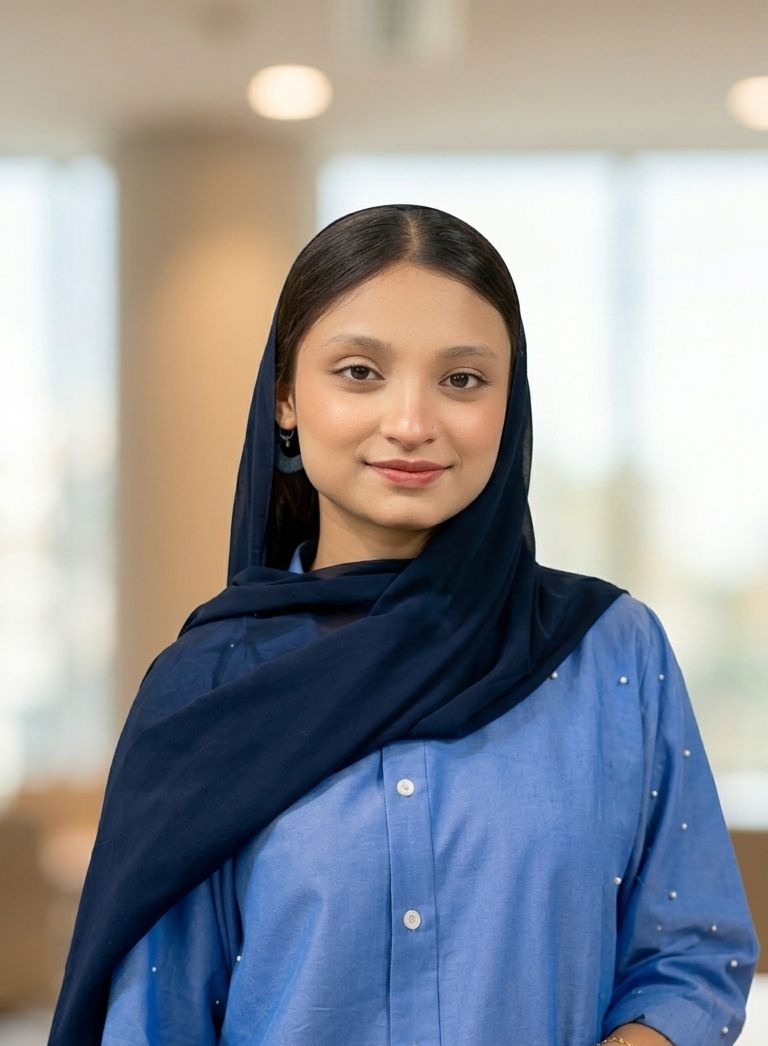
#> input picture assets/reference/profile-photo.jpg, 768 x 1046 px
$ python cut_mask.py ../profile-photo.jpg ../profile-reference-2.jpg
#> lines starting #> are read from the running program, lines starting #| are printed output that depends on the picture; after the words box and inside, x2 and y2 are one past the last pixel; in counts of white or black regions, pixels touching at a corner belong together
import cv2,numpy as np,sys
src,out=sys.argv[1],sys.argv[2]
im=cv2.imread(src); h,w=im.shape[:2]
#> further down, im is the input picture: shape (1046, 768, 3); mean B, G, R 151.5, 146, 144.1
#> after `h, w = im.shape[:2]`: h = 1046; w = 768
mask=np.full((h,w),cv2.GC_PR_BGD,np.uint8)
# probable foreground: a figure shape - head/hijab ellipse + shoulders trapezoid
fg=np.zeros((h,w),np.uint8)
cv2.ellipse(fg,(400,420),(150,240),0,0,360,255,-1)          # head + hijab
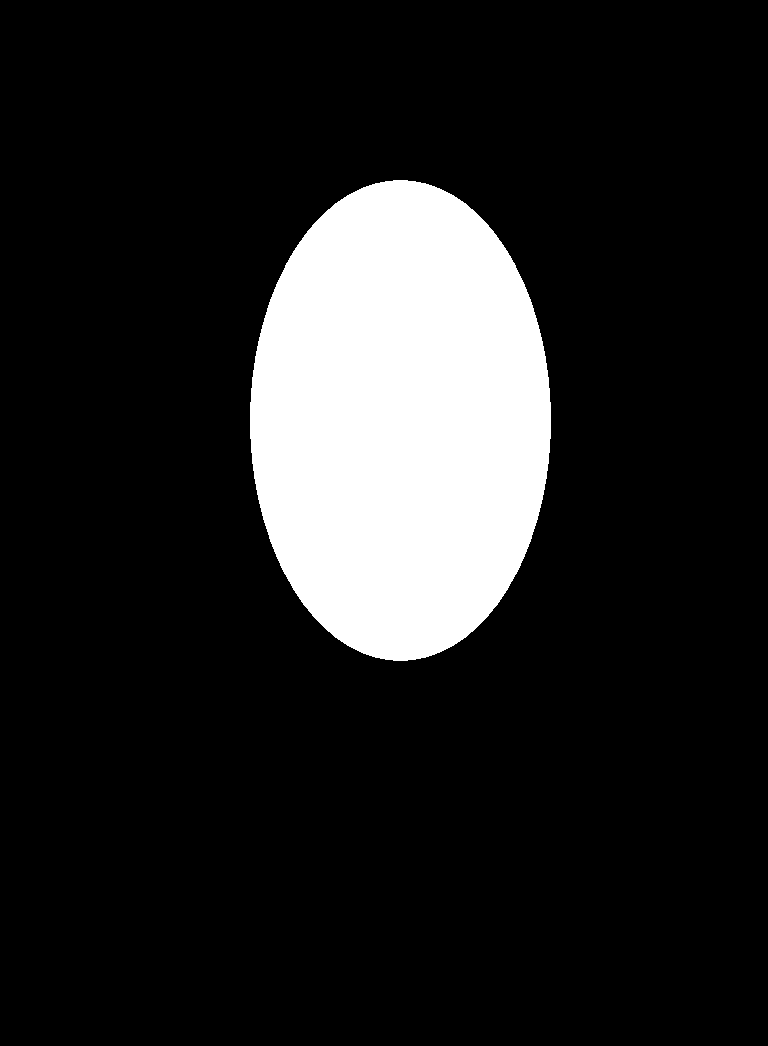
#> fg: shape (1046, 768); 14.1% white; 1 white region, box (x1, y1, x2, y2) and area: (250, 180, 551, 661) 113617
poly=np.array([[230,560],[620,590],[768,1000],[768,1046],[40,1046],[60,980]],np.int32)
cv2.fillPoly(fg,[poly],255)
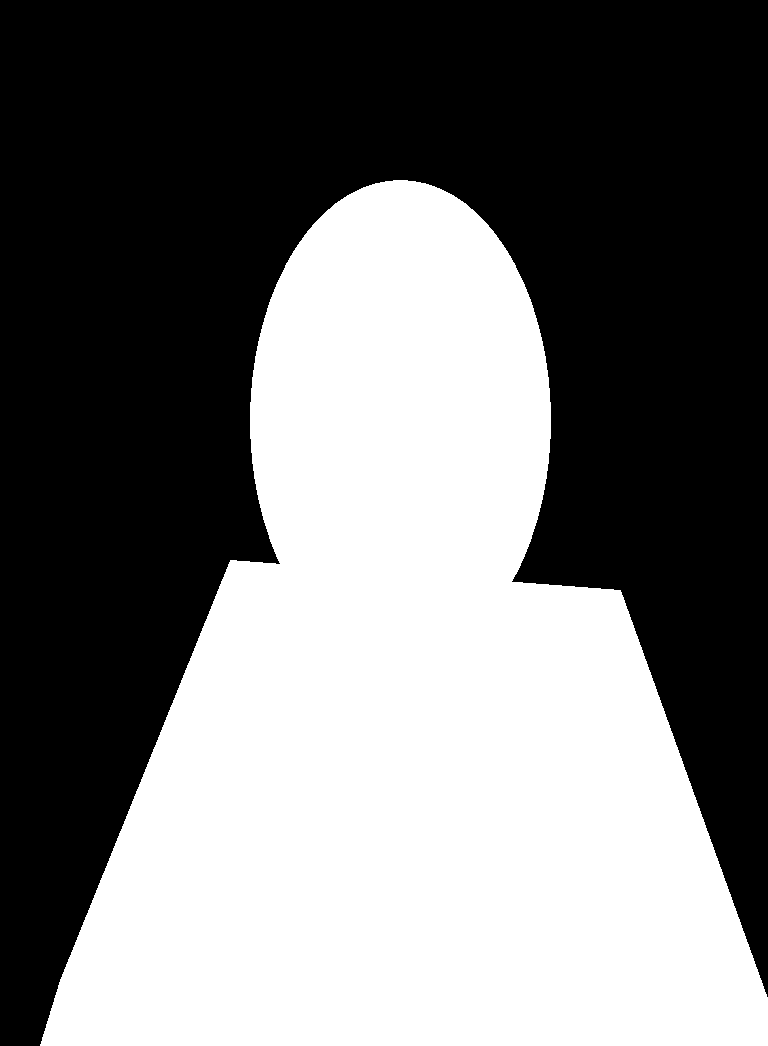
#> fg: shape (1046, 768); 45.8% white; 1 white region, box (x1, y1, x2, y2) and area: (40, 180, 768, 1046) 367996
mask[fg>0]=cv2.GC_PR_FGD
# sure foreground core
core=np.zeros((h,w),np.uint8)
cv2.ellipse(core,(400,430),(90,170),0,0,360,255,-1)
#> core: shape (1046, 768); 6% white; 1 white region, box (x1, y1, x2, y2) and area: (310, 260, 491, 601) 48399
cv2.fillPoly(core,[np.array([[300,700],[560,700],[620,1046],[200,1046]],np.int32)],255)
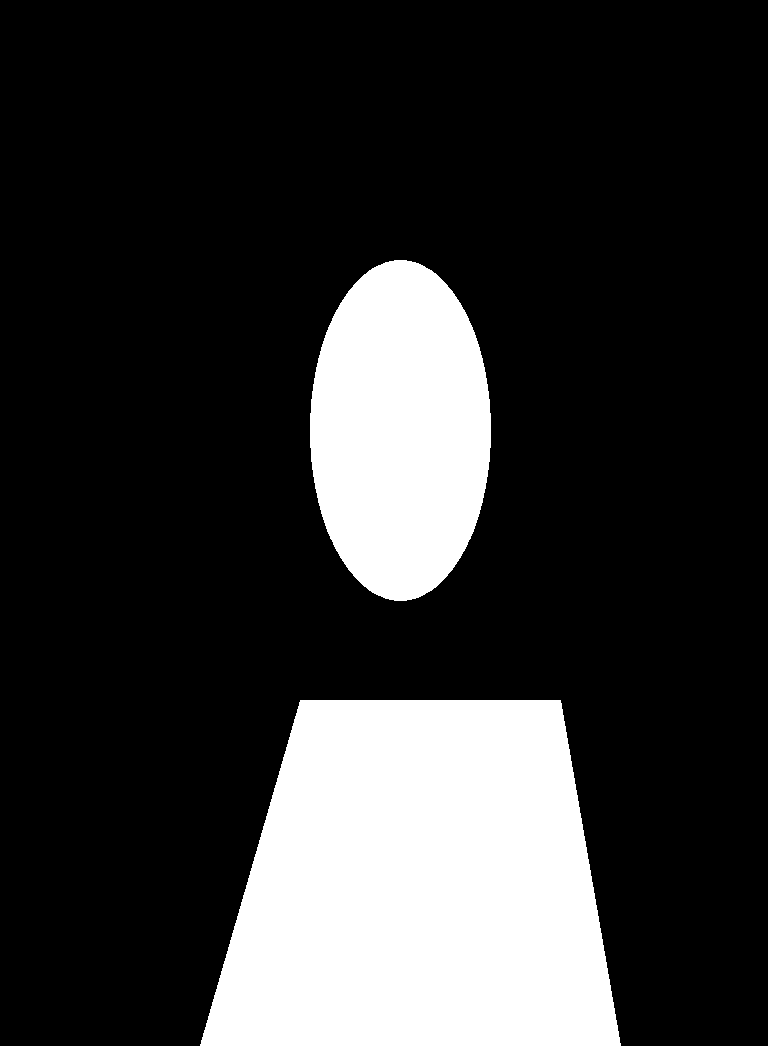
#> core: shape (1046, 768); 20.7% white; 2 white regions, box (x1, y1, x2, y2) and area: (200, 700, 621, 1046) 117986, (310, 260, 491, 601) 48399
mask[core>0]=cv2.GC_FGD
# sure background: left/right edges and top
mask[:, :60]=cv2.GC_BGD; mask[:, 740:]=cv2.GC_BGD; mask[:150,:]=cv2.GC_BGD
mask[:700,:120]=cv2.GC_BGD; mask[:560,620:]=cv2.GC_BGD
bg=np.zeros((1,65),np.float64); fgm=np.zeros((1,65),np.float64)
cv2.grabCut(im,mask,None,bg,fgm,8,cv2.GC_INIT_WITH_MASK)
m=np.where((mask==cv2.GC_FGD)|(mask==cv2.GC_PR_FGD),255,0).astype(np.uint8)
# keep biggest component, fill holes, smooth
n,lab,st,_=cv2.connectedComponentsWithStats(m)
if n>1:
    k=1+np.argmax(st[1:,cv2.CC_STAT_AREA]); m=np.where(lab==k,255,0).astype(np.uint8)
m=cv2.morphologyEx(m,cv2.MORPH_CLOSE,cv2.getStructuringElement(cv2.MORPH_ELLIPSE,(15,15)))
m=cv2.GaussianBlur(m,(0,0),2.2)
cv2.imwrite(out,m)
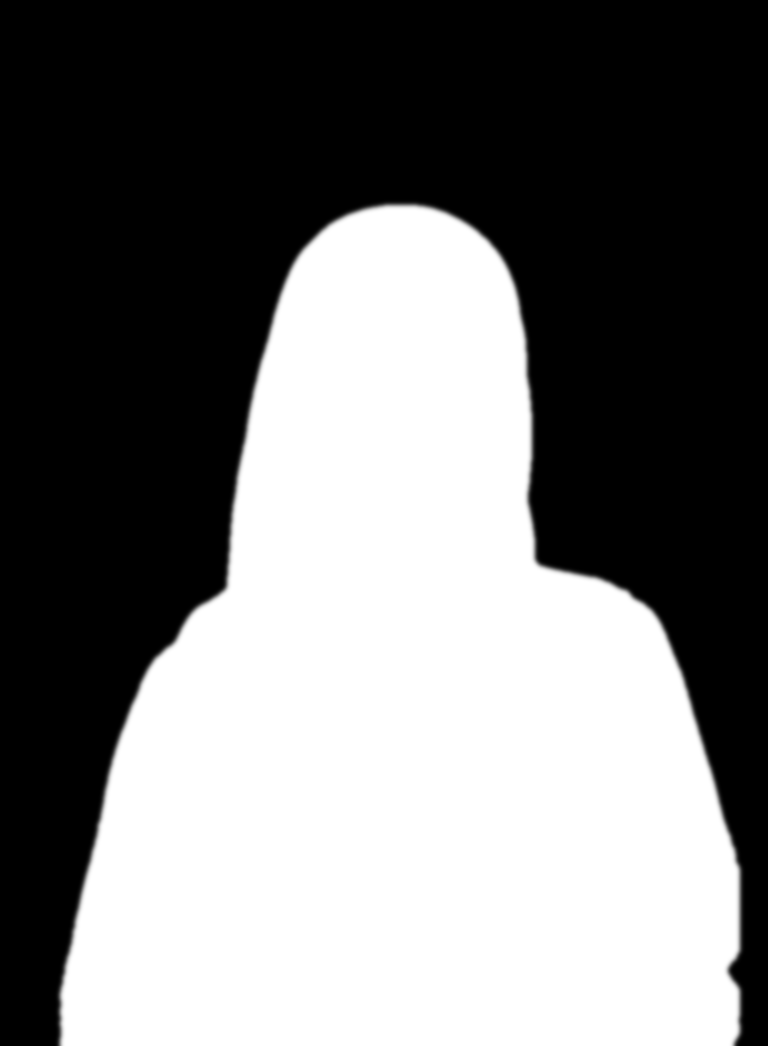
#> saved as profile-reference-2.jpg: shape (1046, 768); min 0, max 255, mean 119.4
prev=im.copy(); prev[m<128]=(prev[m<128]*0.15).astype(np.uint8)
#> after `prev[m < 128] = (prev[m < 128] * 0.15).astype(np.uint8)`:
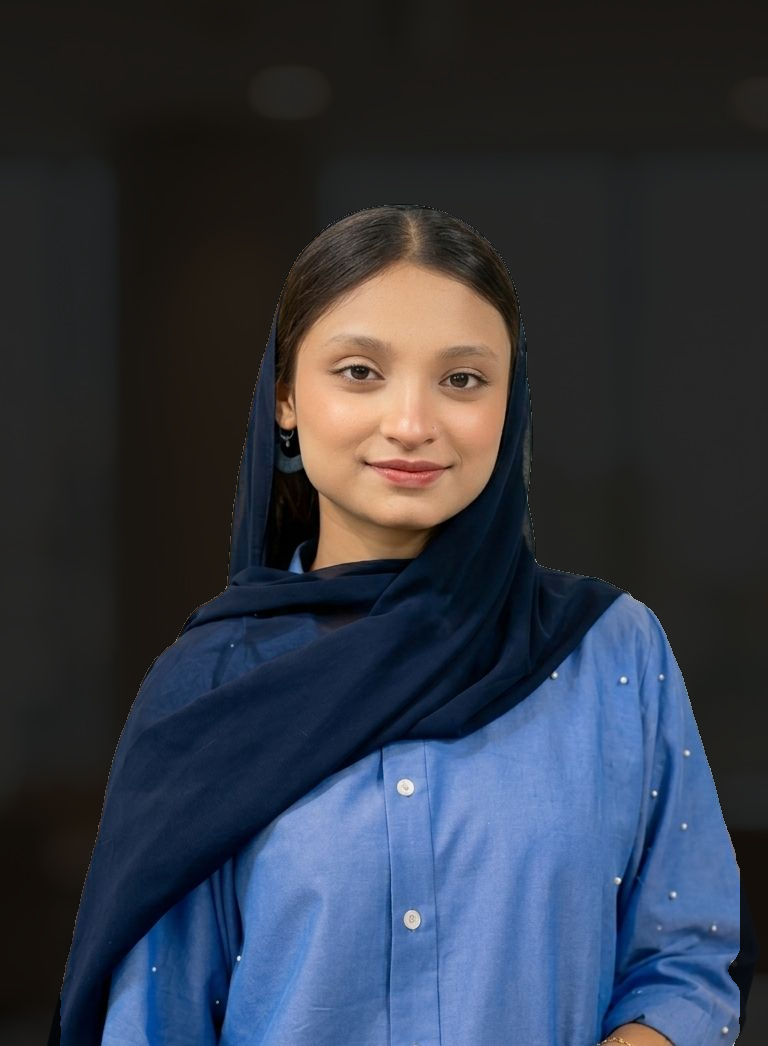
#> prev: shape (1046, 768, 3); mean B, G, R 68.2, 56, 50.1
cv2.imwrite(out.replace('.png','_prev.jpg'),cv2.resize(prev,None,fx=.6,fy=.6))
print(m.shape,(m>128).mean())
